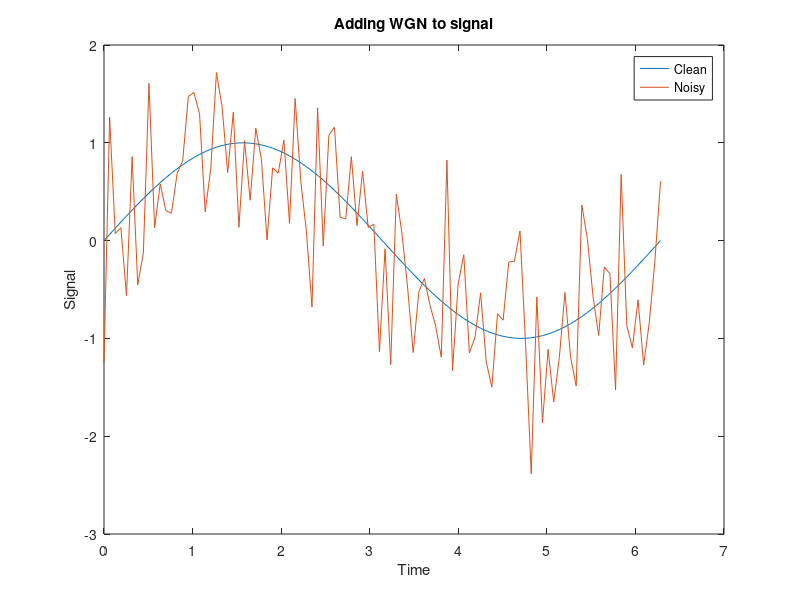

Source code (MATLAB):
t = linspace( 0, 2*pi, 100 );
x = sin( t );
snr = 1;
y = awgn( x, snr, 'measured' );
n = y - x;
plot( t, x, t, y )
legend( 'Clean', 'Noisy' )
xlabel( 'Time' )
ylabel( 'Signal' )
title( 'Adding WGN to signal' )
